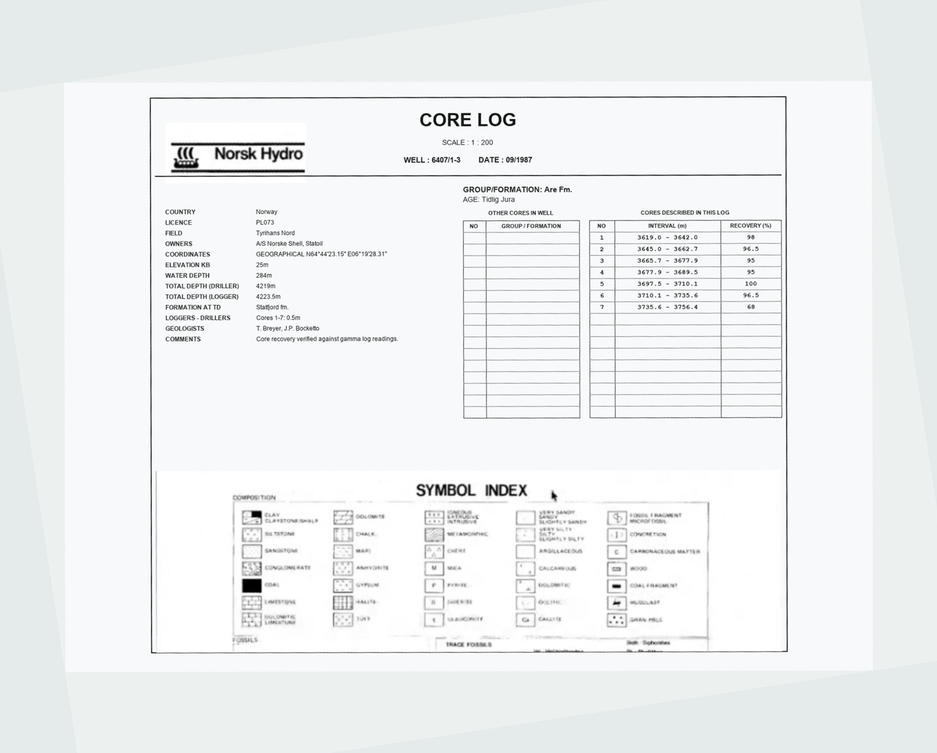
#> input picture ergon-data-study/deskewed_01.png, 937 x 753 px, shrunk from 1600 x 1287 before the run
$ python -i section_cropper.py   (imports and definitions only)
#> lines starting #> are read from the running program, lines starting #| are printed output that depends on the picture; after the words box and inside, x2 and y2 are one past the last pixel; in counts of white or black regions, pixels touching at a corner belong together
"""
Universal Section Cropper for Scanned Core Logs & Strip Logs
============================================================
Dynamically extracts ONLY the upper data section containing:
  1. Top Title & Header (Operator logo, Core Log title, Well ID, Date, Scale)
  2. Left Metadata (Country, Field, Licence, Coordinates, Depths, Geologists, Comments)
  3. Right Core Summary Table (Cores described, intervals, recovery %, formations)

Completely excludes:
  - The "SYMBOL INDEX" banner and lithology legend boxes
  - Downhole Graphical Log curves (Gamma Ray, sonic, resistivity, stratigraphic columns)

Dual-Engine Table Detection:
  - Engine A (Ladder Periodicity): Detects open/frameless tables (0 vertical lines)
    by identifying rhythmic parallel row spacing (~18-25 px) even through faded ink
    or overlapping text.
  - Engine B (Grid Box Contours): Detects standard enclosed boxed tables with vertical dividers.
"""

import os
from itertools import groupby
from operator import itemgetter
import cv2
import numpy as np
from PIL import Image
import pymupdf


def normalize_illumination_and_binarize(
    gray: np.ndarray,
    block_size: int = 41,
    contrast_thresh: int = 28,
) -> np.ndarray:
    """
    Normalizes uneven illumination, scanner gradients, and shadows by estimating
    the local paper background surface using morphological dilation and computing
    local ink contrast.

    Returns binary image (ink = 255, paper = 0).
    Robust against heavy shadows, yellowed paper, and faded ink.
    """
    kernel = cv2.getStructuringElement(cv2.MORPH_RECT, (block_size, block_size))
    bg = cv2.morphologyEx(gray, cv2.MORPH_DILATE, kernel)
    diff = cv2.subtract(bg, gray)
    _, bw = cv2.threshold(diff, contrast_thresh, 255, cv2.THRESH_BINARY)
    return bw


def detect_table_cutoff(img_bgr: np.ndarray) -> int:
    """
    Finds where the core summary table ends on the page.
    Returns the Y-pixel coordinate to slice right below the table,
    excluding the SYMBOL INDEX banner and log curves below.

    Supports both:
      1. Open / Frameless tables (horizontal lines only, 0 vertical dividers)
      2. Closed Grid Tables (with vertical dividers and borders)
    """
    height, width = img_bgr.shape[:2]

    # Step 1: Illumination normalization & binarization (ink = 255, paper = 0)
    # Eliminates shadows, scanner vignetting, and faded paper artifacts
    gray = cv2.cvtColor(img_bgr, cv2.COLOR_BGR2GRAY)
    bw = normalize_illumination_and_binarize(gray)

    # Step 2: Focus search on Upper-Right Table Region
    # The table is always located in the upper 75% of the page and right 65% of the width
    roi_top = int(height * 0.15)
    roi_bottom = int(height * 0.75)
    roi_left = int(width * 0.35)
    roi_right = int(width * 0.95)
    roi_bw = bw[roi_top:roi_bottom, roi_left:roi_right]

    # -------------------------------------------------------------------------
    # Engine A: Ladder Periodicity Engine (Open / Frameless Tables)
    # -------------------------------------------------------------------------
    ladder_end_y = None

    # Filter out text characters: keep only horizontal lines >= 25 px long
    h_kernel = cv2.getStructuringElement(cv2.MORPH_RECT, (25, 1))
    h_lines = cv2.morphologyEx(roi_bw, cv2.MORPH_OPEN, h_kernel)

    # Heal small gaps or faded line segments
    heal_kernel = cv2.getStructuringElement(cv2.MORPH_RECT, (5, 1))
    h_lines = cv2.morphologyEx(h_lines, cv2.MORPH_CLOSE, heal_kernel)

    # Project horizontally (count line pixels per row)
    row_sums = np.sum(h_lines, axis=1)
    peaks = np.where(row_sums > 35 * 255)[0]

    # Group adjacent rows that belong to the same physical line
    line_ys = []
    for _, g in groupby(enumerate(peaks), lambda ix: ix[0] - ix[1]):
        line_ys.append(int(np.mean(list(map(itemgetter(1), g)))))

    # Find the rhythmic ladder pattern (stacks of parallel rows spaced ~18-25 px)
    if len(line_ys) >= 4:
        ladders = []
        curr_ladder = [line_ys[0]]
        for i in range(1, len(line_ys)):
            diff = line_ys[i] - line_ys[i - 1]
            # 14 to 55 px covers normal row height (~18-25 px) or 1 skipped/faded line
            if 14 <= diff <= 55:
                curr_ladder.append(line_ys[i])
            else:
                if len(curr_ladder) >= 4:
                    ladders.append(curr_ladder)
                curr_ladder = [line_ys[i]]
        if len(curr_ladder) >= 4:
            ladders.append(curr_ladder)

        if ladders:
            longest = max(ladders, key=len)
            ladder_end_y = roi_top + longest[-1]

    # -------------------------------------------------------------------------
    # Engine B: Grid Box Contour Engine (Closed / Boxed Tables)
    # -------------------------------------------------------------------------
    box_end_y = None
    v_kernel = cv2.getStructuringElement(cv2.MORPH_RECT, (1, 30))
    v_lines = cv2.morphologyEx(bw, cv2.MORPH_OPEN, v_kernel)
    h_full = cv2.morphologyEx(bw, cv2.MORPH_OPEN, cv2.getStructuringElement(cv2.MORPH_RECT, (40, 1)))
    table_grid = h_full + v_lines

    contours, _ = cv2.findContours(table_grid, cv2.RETR_TREE, cv2.CHAIN_APPROX_SIMPLE)
    for contour in contours:
        x, y, box_w, box_h = cv2.boundingRect(contour)

        is_on_right_half  = x > (width * 0.35)
        is_in_upper_half  = y < (height * 0.50)
        is_table_sized    = (box_w > 150) and (box_h > 100)
        is_not_outer_page = (box_w < width * 0.80) and (box_h < height * 0.80)

        if is_on_right_half and is_in_upper_half and is_table_sized and is_not_outer_page:
            bottom = y + box_h
            if box_end_y is None or bottom > box_end_y:
                box_end_y = bottom

    # -------------------------------------------------------------------------
    # Step 3: Combine Cutoff Signals (+ 8 px margin)
    # -------------------------------------------------------------------------
    detected_cuts = [y for y in [ladder_end_y, box_end_y] if y is not None]
    if detected_cuts:
        return max(detected_cuts) + 8

    # Safe fallback if neither engine triggered (cut at mid-page)
    return int(height * 0.50)


# [82 lines left out: functions crop_core_section, crop_all_in_directory, not called in this run]


# [51 lines not run here, left out]

>>> import cv2
>>> picture = cv2.imread('deskewed_01.png')
#> picture is the input picture: shape (753, 937, 3); mean B, G, R 241.6, 241.4, 238.7
>>> result = detect_table_cutoff(picture)
#> in normalize_illumination_and_binarize, `bg = cv2.morphologyEx(gray, cv2.MORPH_DILATE, kernel)`:
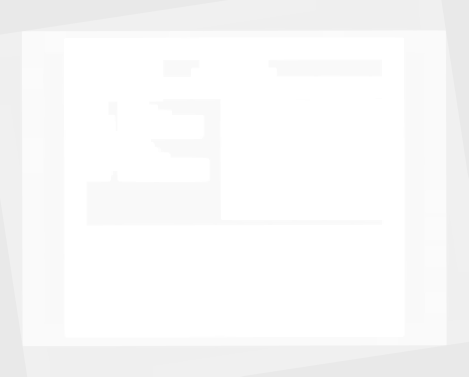
#> bg: shape (753, 937) (shown at 1/2 size); min 233, max 255, mean 249.4
#> in normalize_illumination_and_binarize, `diff = cv2.subtract(bg, gray)`:
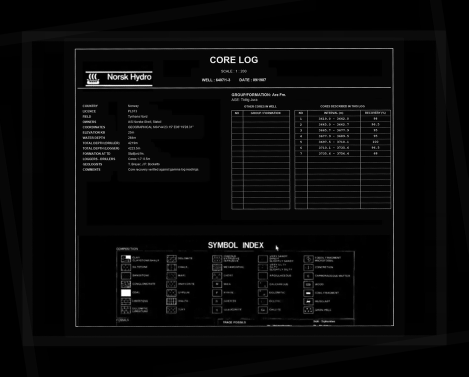
#> diff: shape (753, 937) (shown at 1/2 size); min 0, max 255, mean 8.7
#> in normalize_illumination_and_binarize, `_, bw = cv2.threshold(diff, contrast_thresh, 255, cv2.THRESH_BINARY)`:
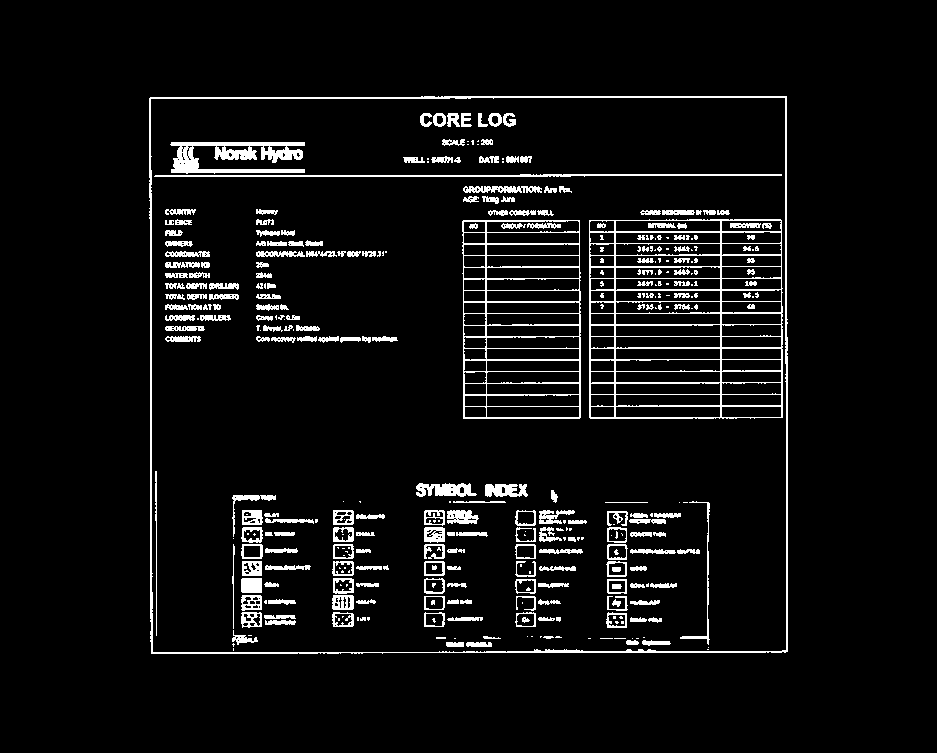
#> bw: shape (753, 937); 6% white in thin lines or dots, all inside (x1, y1, x2, y2) = (149, 96, 788, 654)
#> in detect_table_cutoff, `roi_bw = bw[roi_top:roi_bottom, roi_left:roi_right]`:
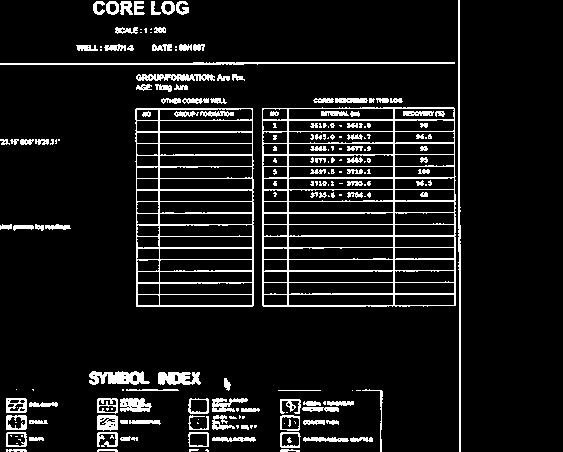
#> roi_bw: shape (452, 563); 9.2% white in thin lines or dots, all inside (x1, y1, x2, y2) = (0, 0, 461, 452)
#> in detect_table_cutoff, `h_lines = cv2.morphologyEx(roi_bw, cv2.MORPH_OPEN, h_kernel)`:
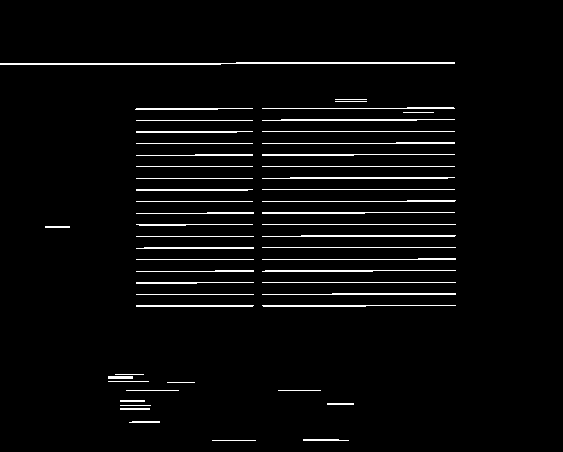
#> h_lines: shape (452, 563); 3.6% white in thin lines or dots, all inside (x1, y1, x2, y2) = (0, 62, 456, 441)
#> in detect_table_cutoff, `row_sums = np.sum(h_lines, axis=1)`: row_sums = 452 values, max 116025 at index 63, min 0 at index 0, mean 5207.8
#> in detect_table_cutoff, `peaks = np.where(row_sums > 35 * 255)[0]`: peaks = 43 values from 62 to 440
#> the loop in detect_table_cutoff, `for _, g in groupby(enumerate(peaks), lambda ix: ix[0] - ix[1]):` made 22 passes
#> after the loop in detect_table_cutoff, `for _, g in groupby(enumerate(peaks), lambda ix: ix[0] - ix[1]):`: line_ys = [63, 108, 119, 131, 142, 154, 166, 177, 189, 200, 212, 224, 235, 247, 258, 270, 282, 293, 305, 381, 390, 439]
#> in detect_table_cutoff, `curr_ladder = [line_ys[0]]`: curr_ladder = [63]
#> the loop in detect_table_cutoff, `for i in range(1, len(line_ys)):` made 21 passes
#> (diff, curr_ladder) on passes 2 to 9: (11, [119]), (12, [131]), (11, [142]), (12, [154]), (12, [166]), (11, [177]), (12, [189]), (11, [200])
#> after the loop in detect_table_cutoff, `for i in range(1, len(line_ys)):`: ladders = []
#> in detect_table_cutoff, `table_grid = h_full + v_lines`:
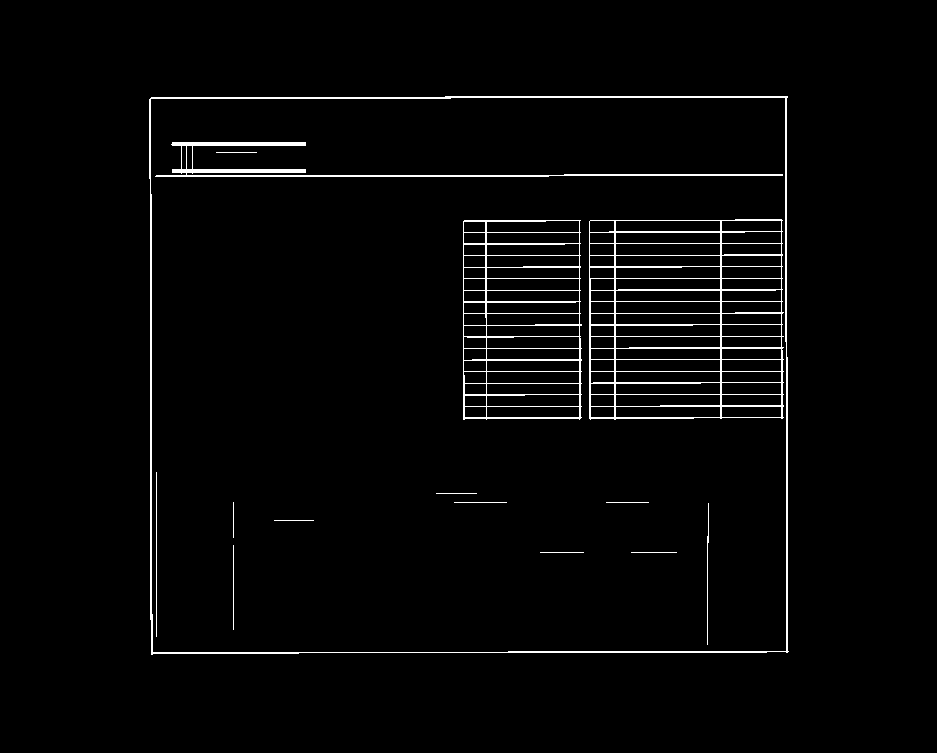
#> table_grid: shape (753, 937); min 0, max 255, mean 6.2
#> in detect_table_cutoff, `contours, _ = cv2.findContours(table_grid, cv2.RETR_TREE, cv2.CHAIN_AP..`: contours = 103 contours, 11 with area under 20; largest, box (x1, y1, x2, y2) and area: (149, 96, 789, 655) 353796, (150, 97, 787, 653) 351658, (589, 219, 784, 420) 38072, (463, 220, 582, 420) 23073, (155, 142, 783, 177) 1680
#> the loop in detect_table_cutoff, `for contour in contours:` made 103 passes
#> (x, y, box_w, box_h, is_on_right_half, is_in_upper_half, is_table_sized, bottom) on pass 48: (589, 219, 195, 201, True, True, True, 420)
#> after the loop in detect_table_cutoff, `for contour in contours:`: box_end_y = 420
#> in detect_table_cutoff, `detected_cuts = [y for y in [ladder_end_y, box_end_y] if y is not None]`: detected_cuts = [420]
#> result = 428

$ run again, on ergon-data-study/sample_10.png
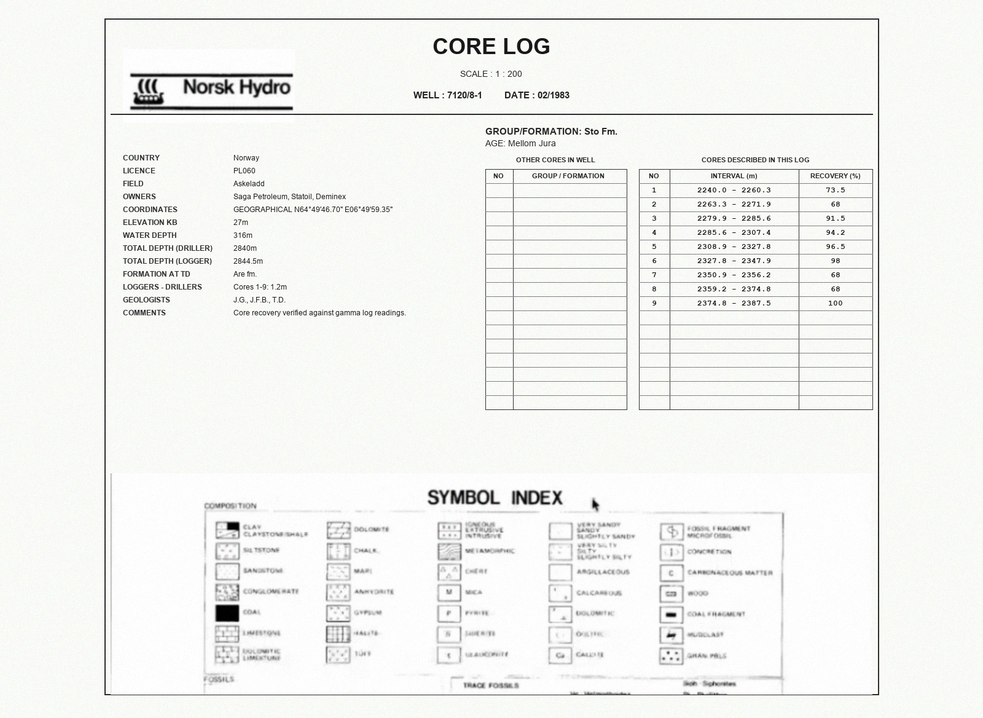
#> input picture ergon-data-study/sample_10.png, 983 x 718 px, shrunk from 1600 x 1168 before the run
#> picture is the input picture: shape (718, 983, 3); mean B, G, R 240.8, 243.4, 242.3
#> in normalize_illumination_and_binarize, `_, bw = cv2.threshold(diff, contrast_thresh, 255, cv2.THRESH_BINARY)`:
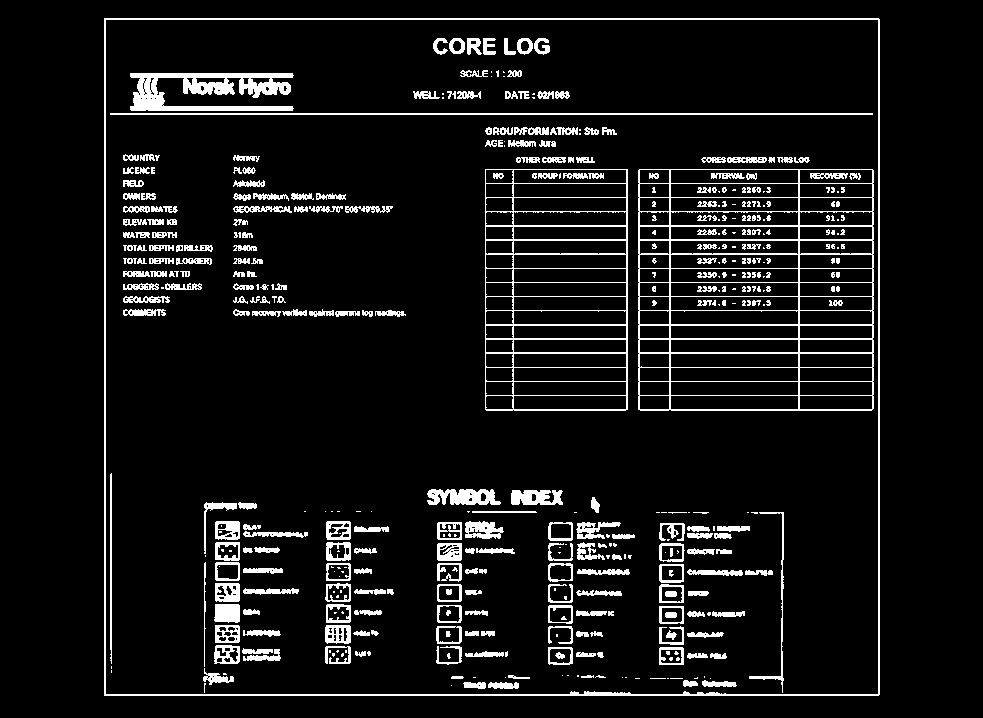
#> bw: shape (718, 983); 7.9% white; 467 white regions (186 under 20 px), largest, box (x1, y1, x2, y2) and area: (638, 169, 874, 411) 7663, (104, 18, 880, 696) 5960, (485, 169, 628, 411) 4651
#> roi_bw: shape (431, 589); 9.4% white in thin lines or dots
#> row_sums = 431 values, max 134895 at index 6, min 0 at index 0, mean 6719.9
#> peaks = 37 values from 6 to 427
#> the loop in detect_table_cutoff, `for _, g in groupby(enumerate(peaks), lambda ix: ix[0] - ix[1]):` made 25 passes
#> after the loop in detect_table_cutoff, `for _, g in groupby(enumerate(peaks), lambda ix: ix[0] - ix[1]):`: line_ys = 25 values from 6 to 427
#> in detect_table_cutoff, `curr_ladder = [line_ys[0]]`: curr_ladder = [6]
#> the loop in detect_table_cutoff, `for i in range(1, len(line_ys)):` made 24 passes
#> (diff, curr_ladder) on passes 1, 19, 20, 21, 22, 23, 24: (56, [62]), (83, [385]), (9, [394]), (10, [404]), (13, [417]), (6, [423]), (4, [427])
#> after the loop in detect_table_cutoff, `for i in range(1, len(line_ys)):`: ladders = [[62, 76, 90, 104, 118, 132, 146, 161, 175, 189, 203, 217, 231, 245, 260, 274, 288, 302]]
#> longest = [62, 76, 90, 104, 118, 132, 146, 161, 175, 189, 203, 217, 231, 245, 260, 274, 288, 302]
#> ladder_end_y = 409
#> v_lines: shape (718, 983); 0.89% white in thin lines or dots, all inside (x1, y1, x2, y2) = (104, 19, 880, 697)
#> h_full: shape (718, 983); 2.3% white in thin lines or dots, all inside (x1, y1, x2, y2) = (105, 18, 881, 696)
#> in detect_table_cutoff, `table_grid = h_full + v_lines`:
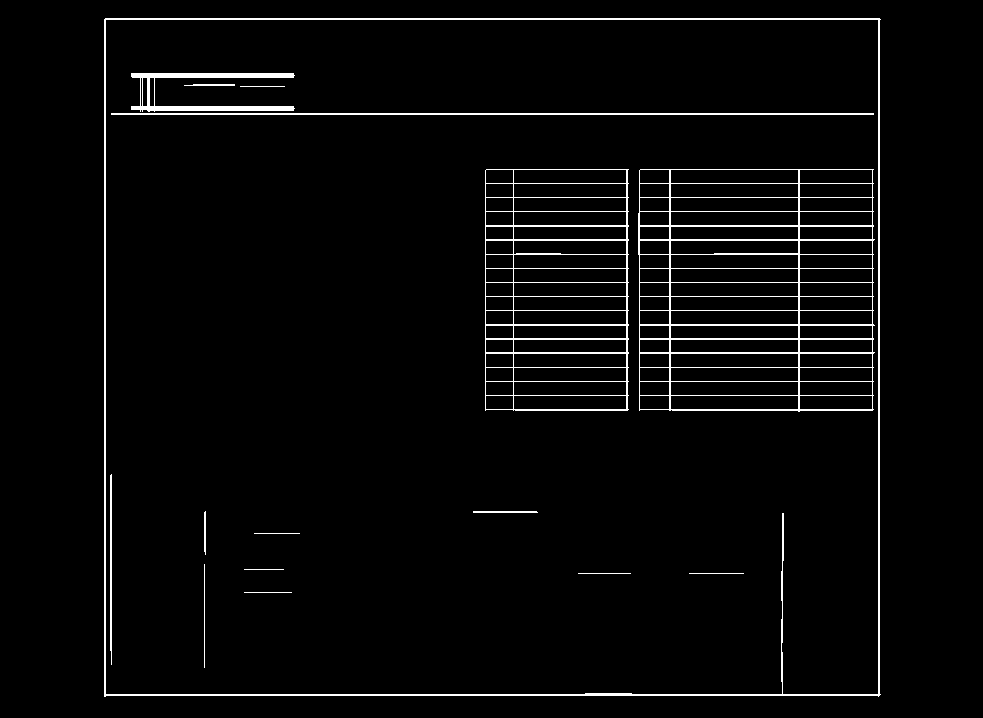
#> table_grid: shape (718, 983); min 0, max 255, mean 7.9
#> contours = 105 contours, 7 with area under 20; largest, box (x1, y1, x2, y2) and area: (104, 18, 881, 697) 524679, (105, 19, 879, 695) 521594, (638, 169, 875, 412) 56190, (485, 169, 629, 411) 34216, (670, 395, 799, 410) 1790
#> the loop in detect_table_cutoff, `for contour in contours:` made 105 passes
#> (x, y, box_w, box_h, is_on_right_half, is_in_upper_half, is_table_sized, is_not_outer_page) on pass 12: (638, 169, 237, 243, True, True, True, True)
#> after the loop in detect_table_cutoff, `for contour in contours:`: box_end_y = 412
#> detected_cuts = [409, 412]
#> result = 420
